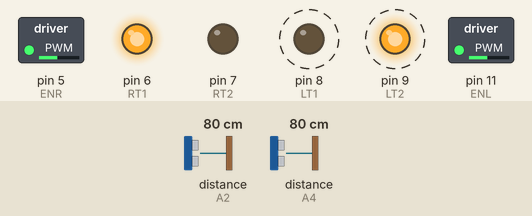
This sketch was run on a simulated Arduino Uno, built with avr-gcc and run on an emulated ATmega328P. Parts: switched loads named in the sketch (green lamp = pin HIGH), output pins drawn as LEDs (lit = HIGH). Wiring (inferred from the names in the program): 2 × ultrasonic range finder: trigger A3, echo A2 / trigger A5, echo A4. Dashed ring = blinking. The test bench sets the inputs (shaded band); at power-on: distance to the obstacle (sensors on A4, A2) 80 cm. The echo pulse lasts 58.3 µs per cm; pins used as bus, display or sensor lines are not drawn.

Above: at 1.28 s.
1.3 s: distance to the obstacle (sensor on A4) set to 33 cm
4.3 s: distance to the obstacle (sensor on A4) set to 29 cm
At 4.8 s:
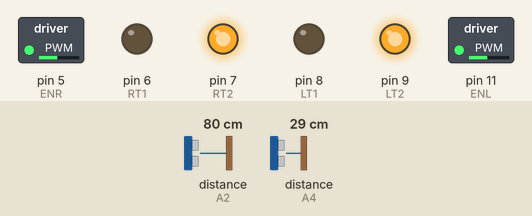
5.8 s: distance to the obstacle (sensor on A4) set to 35 cm
At 6.28 s:
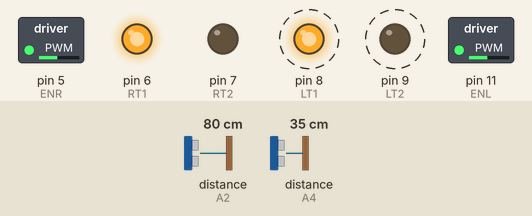
8.8 s: distance to the obstacle (sensor on A4) set to 2 cm
At 10.0 s:
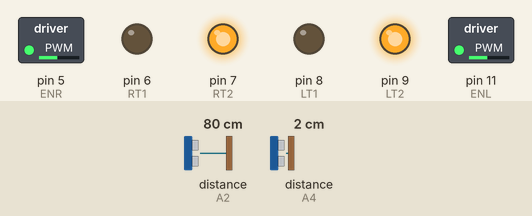
Timing chart, 0 to 11.3 s (numbered marks = the images above; inputs shaded):
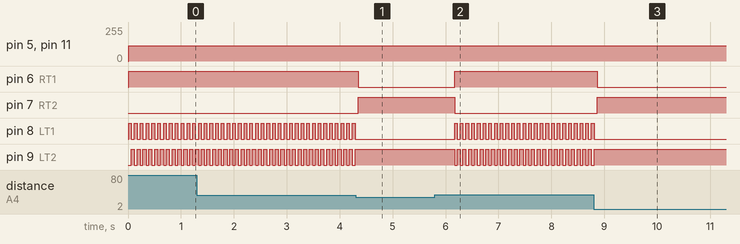

The sketch:

Wall-Following-2.0.ino
```cpp
//Wall Following v2.0
//This is the final version. Two sensors are enabled in this version.
//pins of right motors.
int RT1 = 6;
int RT2 = 7;
//pins of left motors.
int LT1 = 8;
int LT2 = 9;
//pins to enable motors.
int ENR = 5;
int ENL = 11;
//speed of the motor.
int SPD = 115;
//distance sensor, OUT to send the wave, IN to receive.
int frontOUT = A5;
int frontIN = A4;
int leftOUT = A3;
int leftIN = A2;
//initials for the distance.
int frontDistance = 0;
int leftDistance = 0;
//value need later.
int max = 30;
int mid = 15;
int min = 10;
//function to move forward.
void moveForward()
{
        analogWrite(ENR, SPD);
        analogWrite(ENL, SPD);
        digitalWrite(RT1, HIGH);
        digitalWrite(RT2, LOW);
        digitalWrite(LT1, LOW);
        digitalWrite(LT2, HIGH);
}
//function to move backward.
void moveBackward()
{
        analogWrite(ENR, SPD);
        analogWrite(ENL, SPD);
        digitalWrite(RT1, LOW);
        digitalWrite(RT2, HIGH);
        digitalWrite(LT1, HIGH);
        digitalWrite(LT2, LOW);
}
//function to turn right.
void turnRight()
{
        analogWrite(ENR, SPD);
        analogWrite(ENL, SPD);
        digitalWrite(RT1, LOW);
        digitalWrite(RT2, HIGH);
        digitalWrite(LT1, LOW);
        digitalWrite(LT2, HIGH);
}
//function to turn left
void turnLeft()
{
        analogWrite(ENR, SPD);
        analogWrite(ENL, SPD);
        digitalWrite(RT1, HIGH);
        digitalWrite(RT2, LOW);
        digitalWrite(LT1, HIGH);
        digitalWrite(LT2, LOW);
}
//function to stop.
void stop()
{
        digitalWrite(ENR, LOW);
        digitalWrite(ENL, LOW);
}
//function to measure front distance.
int frontDistanceMeasure()
{
        digitalWrite(frontOUT, LOW);
        delayMicroseconds(2);
        digitalWrite(frontOUT, HIGH);
        delayMicroseconds(10);
        digitalWrite(frontOUT, LOW);
        float fDistance = pulseIn(frontIN, HIGH);
        fDistance = fDistance / 58;
        return (int)fDistance;
}
//function to measure left distance.
int leftDistanceMeasure()
{
        digitalWrite(leftOUT, LOW);
        delayMicroseconds(2);
        digitalWrite(leftOUT, HIGH);
        delayMicroseconds(10);
        digitalWrite(leftOUT, LOW);
        float lDistance = pulseIn(leftIN, HIGH);
        lDistance = lDistance / 58;
        return (int)lDistance;
}
//setup the initials.
void setup()
{
        Serial.begin(9600);
        pinMode(RT1, OUTPUT);
        pinMode(RT2, OUTPUT);
        pinMode(LT1, OUTPUT);
        pinMode(LT2, OUTPUT);
        pinMode(ENR, OUTPUT);
        pinMode(ENL, OUTPUT);
        pinMode(frontOUT, OUTPUT);
        pinMode(frontIN, INPUT);
        pinMode(leftOUT, OUTPUT);
        pinMode(leftIN, INPUT);
        stop();
}
//loop of the program.
void loop()
{
//lable hell.
hell:
        frontDistance = frontDistanceMeasure();
        leftDistance = leftDistanceMeasure();
        //when there's no wall in front
        if (frontDistance > max)
        {
                //if car is too close to the wall.
                if (leftDistance < min)
                {
                        turnRight();
                        delay(50);
                        moveForward();
                        delay(50);
                        goto hell;
                }
                //if car is not too far nor too close to the wall.
                else if (leftDistance > min && leftDistance < mid)
                {
                        moveForward();
                        goto hell;
                }
                //if car is too far to the wall.
                else if (leftDistance > mid)
                {
                        turnLeft();
                        delay(50);
                        moveForward();
                        delay(50);
                        goto hell;
                }
        }
        //if there's a wall in front.
        else if (frontDistance <= max)
        {
                turnRight();
                delay(600);
                goto hell;
        }
        //nothing happen.
        else
        {
                moveForward();
                goto hell;
        }
}
```

Measured:
- the behaviour switches between 32 and 31 cm on distance to the obstacle (sensor on A4) (found by bisection; images 0 and 1)
- after the input at 4.3 s, pin 6 (RT1): HIGH → LOW after 0.05 s; pin 7 (RT2): LOW → HIGH after 0.05 s; pin 8 (LT1): stops changing and stays LOW; pin 9 (LT2): stops changing and stays HIGH
- after the input at 5.8 s, pin 6 (RT1): LOW → HIGH after 0.37 s; pin 7 (RT2): HIGH → LOW after 0.37 s; pin 8 (LT1): alternates HIGH for 0.05 s and LOW for 0.06 s, starting after 0.37 s; pin 9 (LT2): alternates HIGH for 0.06 s and LOW for 0.05 s, starting after 0.37 s
- after the input at 8.8 s, pin 6 (RT1): HIGH → LOW after 0.06 s; pin 7 (RT2): LOW → HIGH after 0.06 s; pin 8 (LT1): goes on until 8.8 s, then stays LOW; pin 9 (LT2): goes on until 8.8 s, then stays HIGH
- by itself, pin 8 (LT1): alternates HIGH for 0.05 s and LOW for 0.06 s
- by itself, pin 9 (LT2): alternates HIGH for 0.06 s and LOW for 0.05 s
